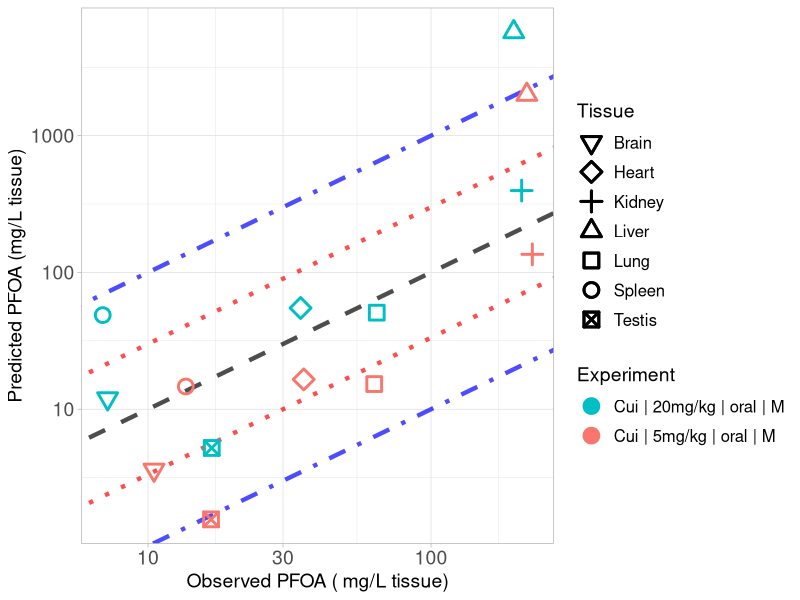

Generate this figure with R:
library(ggplot2)

#setwd("C:/Users/ptsir/Documents/GitHub/PFAS_PBK_models/PFOA inhalation Rat/Validation/Validation_results")
setwd("C:/Users/dpjio/Documents/GitHub/PFAS_PBK_models/PFOA inhalation Rat/Validation/Results of Scenarios Validation/Scenario_1")

# Load Results 
Cui_results <- read.csv("Cui_2008_results.csv", header = T)
Cui_low <- Cui_results[Cui_results$Dose == 5, ]
Cui_low$Experiment <- "Cui | 5mg/kg | oral | M"
Cui_high <- Cui_results[Cui_results$Dose == 20, ]
Cui_high$Experiment <- "Cui | 20mg/kg | oral | M"
# 
Tissue_markers <-  c(0:10,14)
names(Tissue_markers) <- c( "Lung",   "Spleen",  "Liver",   "Kidney", "Plasma", "Heart",
                            "Brain","Testis", "Stomach", "Intestines", "Carcass")

Experiment <- scales::hue_pal()(2)

names(Experiment) <- unique(c(Cui_low$Experiment, Cui_high$Experiment))



scatter_plot <- ggplot()+
  geom_abline(intercept = log10(1), slope = 1, linetype = "dashed", color = "black", linewidth = 1.5, alpha = 0.7) +  # Identity line in log10 scale
  geom_abline(intercept = log10(3), slope = 1, linetype = "dotted", color = "red", linewidth = 1.5, alpha = 0.7) +  # +3-fold error line
  geom_abline(intercept = log10(1/3), slope = 1, linetype = "dotted", color = "red", linewidth = 1.5, alpha = 0.7) +  # -3-fold error line
  geom_abline(intercept = log10(10), slope = 1, linetype = "dotdash", color = "blue", linewidth = 1.5, alpha = 0.7) +  # +10-fold error line
  geom_abline(intercept = log10(1/10), slope = 1, linetype = "dotdash", color = "blue", linewidth = 1.5, alpha = 0.7) +  # -10-fold error line
  geom_point(data = Cui_low, aes(x=Observed, y=Predicted, color = Experiment, shape = Tissue), size=4, stroke = 1.5)+
  geom_point(data = Cui_high, aes(x=Observed, y=Predicted, color = Experiment, shape = Tissue), size=4, stroke = 1.5)+
  scale_y_log10()+
  scale_x_log10()+
  scale_color_manual(values = Experiment)+
  theme(legend.spacing.y = unit(1, 'cm')) +
  guides(fill = guide_legend(byrow = TRUE))+
  scale_shape_manual(values = Tissue_markers)+
  theme_light()+
  labs(y = "Predicted PFOA (mg/L tissue)",
       x = "Observed PFOA ( mg/L tissue)")+
  theme(plot.title = element_text(hjust = 0.5),
        legend.key.size = unit(0.75, 'cm'),  
        legend.title = element_text(size=14),
        legend.text = element_text(size=12,  hjust = 0),
        axis.text = element_text(size = 14),
        axis.title = element_text(size = 14),
        )

#print(scatter_plot)

ggsave("validation_plot_PFOA_tissues.png", scatter_plot, width = 11, height = 7, units = "in", dpi = 300)
